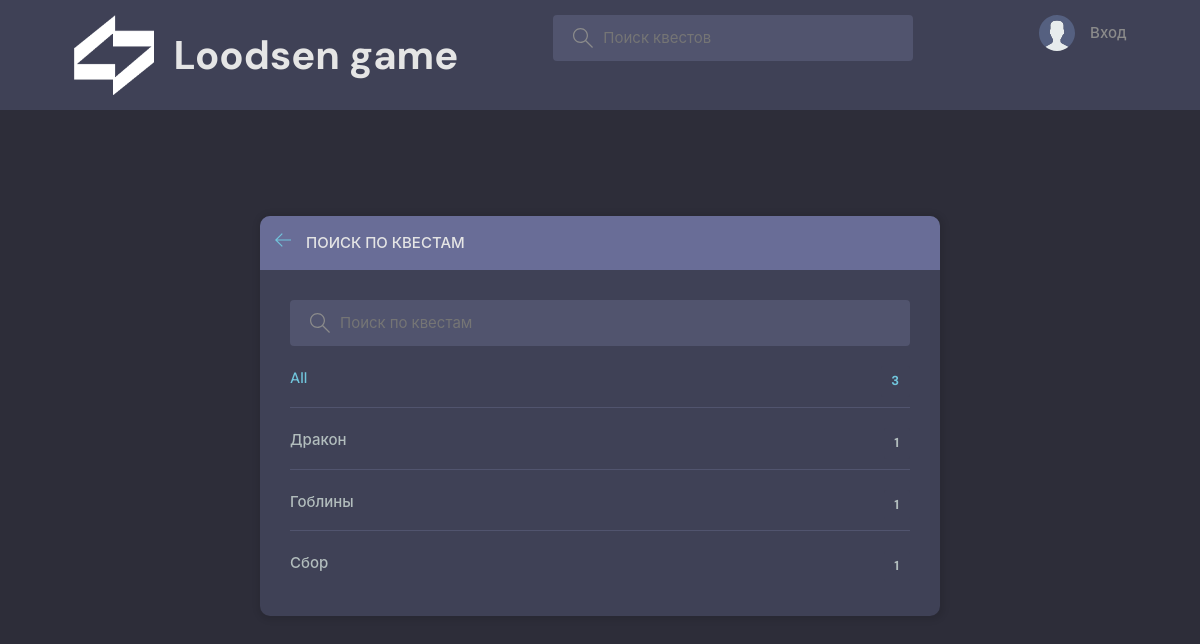
Page /topics/ on the committed database.
### base/models.py (models this page shows, shortened)
class Topic(models.Model):
    name = models.CharField(max_length=200)

### base/views.py (the view)
# urls.py: path('topics/', views.topicsPage, name="topics"),
def topicsPage(request):
    q = request.GET.get('q') if request.GET.get('q') != None else ''
    topics = Topic.objects.filter(name__icontains=q)
    context = {'topics': topics}
    context.update(get_user_context(request.user))
    return render(request, 'base/topics.html', context)

### base/views.py (called while the page is built, shortened)
def get_user_context(user):
    if not user.is_authenticated:
        return {}

### base/templates/base/topics.html (shortened to what this page needs)
{% extends 'main.html' %}
{% block content %}
<main class="create-job layout">
  <div class="container">
    <div class="layout__box">
      <div class="layout__boxHeader">
        <div class="layout__boxTitle">
          <a href="{% url 'home' %}">
            <svg version="1.1" xmlns="http://www.w3.org/2000/svg" width="32" height="32" viewBox="0 0 32 32">
              <title>назад</title>
              <path
                d="M13.723 2.286l-13.723 13.714 13.719 13.714 1.616-1.611-10.96-10.96h27.625v-2.286h-27.625l10.965-10.965-1.616-1.607z">
              </path>
            </svg>
          </a>
            <h3>Поиск по квестам</h3>
        </div>
      </div>
      <div class="topics-page layout__body">
        <form action="" method="GET" class="header__search">
          <label>
            <input name="q" placeholder="Поиск по квестам" />
          </label>
        </form>
        <ul class="topics__list">
          <li>
            <a href="{% url 'topics' %}" class="active">All <span>{{topics.count}}</span></a>
          </li>
          {% for topic in topics %}
          <li>
            <a href="{% url 'home' %}?q={{topic.name}}">{{ topic.name }} <span>{{topic.job_set.all.count}}</span></a>
          </li>
          {% endfor %}
        </ul>
      </div>
    </div>
  </div>
</main>
{% endblock content %}

### static/css/style.css (style rules this page uses)
:root { --color-main: #71c6dd; --color-main-light: #e1f6fb; --color-dark: #3f4156; --color-dark-medium: #51546e; --color-dark-light: #696d97; --color-light: #e5e5e5; --color-gray: #8b8b8b; --color-light-gray: #b2bdbd; --color-bg: #2d2d39; --color-success: #5dd693; --color-error: #fc4b0b; }
* { font-family: "DM Sans", -apple-system, BlinkMacSystemFont, "Segoe UI", Roboto, Oxygen, Ubuntu, Cantarell, "Open Sans", "Helvetica Neue", sans-serif; margin: 0; padding: 0; box-sizing: border-box; text-rendering: optimizeLegibility; font-size: inherit; }
html { font-size: 56.25%; }
@media only screen and (min-width: 1200px) { html { font-size: 62.5%; } }
body { line-height: 1.6; font-weight: 400; font-size: 1.5rem; color: var(--color-light-gray); background-color: var(--color-bg); min-height: 100vh; }
a { display: inline-block; color: var(--color-main); text-decoration: none; }
.container { max-width: 120rem; width: 90%; margin: auto; }
.header__search > label { background-color: var(--color-dark-medium); padding: 1.3rem 1rem; display: flex; align-items: center; gap: 1rem; border-radius: 4px; }
.header__search svg { fill: var(--color-gray); width: 2rem; height: 2rem; margin-left: 1rem; }
.header__search input { width: 30rem; background: transparent; border: none; outline: none; color: var(--color-light); }
.layout { margin-top: 2.4rem; }
.layout > .container { display: flex; justify-content: space-between; align-items: flex-start; }
.layout__box { width: 90%; max-width: 48rem; min-height: 40rem; position: absolute; top: 50%; left: 50%; transform: translate(-50%, -46%); background-color: var(--color-dark); border-radius: 1rem; box-shadow: 1px 1px 6px 3px rgba(0, 0, 0, 0.1); overflow: hidden; }
.layout__boxHeader { display: flex; padding: 1.5rem; background-color: var(--color-dark-light); }
.layout__boxTitle { display: flex; gap: 1.5rem; align-items: center; }
.layout__boxTitle h3 { text-transform: uppercase; font-weight: 500; color: var(--color-light); }
.layout__boxTitle svg { width: 1.6rem; height: 1.6rem; fill: var(--color-main); }
.layout__body { margin: 3rem; }
.topics__list { list-style: none; }
.topics__list li a { display: flex; justify-content: space-between; margin-bottom: 3rem; font-weight: 500; color: var(--color-light-gray); transition: all 0.3s ease-in-out; }
.topics__list li a.active, .topics__list li a:hover { color: var(--color-main); }
.topics__list li a span { padding: 0.5rem 1rem; background-color: var(--color-dark); border-radius: 3px; font-size: 1.3rem; font-weight: 700; letter-spacing: 1px; }
.topics-page .topics__list li:not(:last-child) a { margin: 2rem 0; padding-bottom: 1rem; text-decoration: none; border-bottom: 1px solid var(--color-dark-medium); }
.topics-page .header__search { display: block; }
.create-job.layout .layout__box { max-width: 68rem; }

### rows in the picture
Topic: name "Дракон", job_set.all.count "1"
Topic: name "Гоблины", job_set.all.count "1"
Topic: name "Сбор", job_set.all.count "1"

### other values in the picture
{{ topics.count }} "3"
